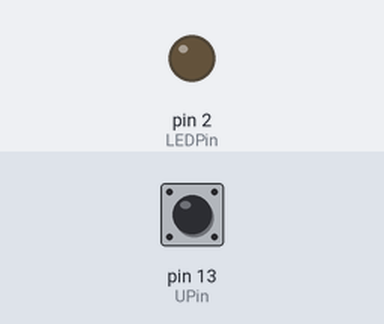
Bench run of a sketch on a simulated Arduino Uno, built with avr-gcc and run on an emulated ATmega328P. Shown: output pins drawn as LEDs (lit = HIGH). The inputs (shaded band) are chosen by the test bench; at power-on: pin 13 (UPin) LOW.

Above: at 1.2 s.
1.3 s: pin 13 (UPin) pulled HIGH for 0.15 s
At 1.37 s:
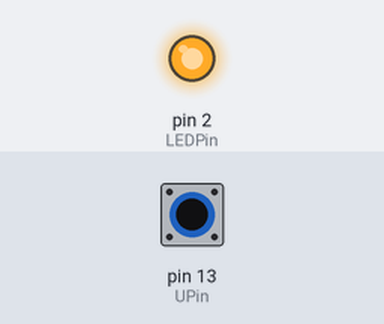
2.9 s: pin 13 (UPin) pulled HIGH for 3.2 s
At 6.7 s:
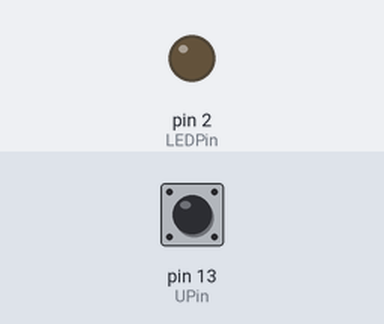
Timing chart, 0 to 8.2 s (numbered marks = the images above; inputs shaded):
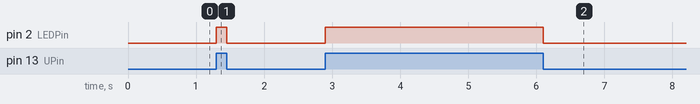

The sketch:

Utpye.ino
```cpp
#define LEDPin   2                         //外接led引脚
#define UPin   13                         //外接U型光电引脚

void setup() {
  pinMode(LEDPin, OUTPUT);//led是输出
  pinMode(UPin, INPUT);//U型光电是输入

}

void loop() {
  if(digitalRead(UPin)){
     digitalWrite(LEDPin, HIGH);
  }
  else{
    digitalWrite(LEDPin, LOW);
  }
}
```

Measured:
- after the input at 1.3 s, pin 2 (LEDPin): LOW → HIGH at once, → LOW 0.15 s later
- after the input at 2.9 s, pin 2 (LEDPin): LOW → HIGH at once, → LOW 3.2 s later
